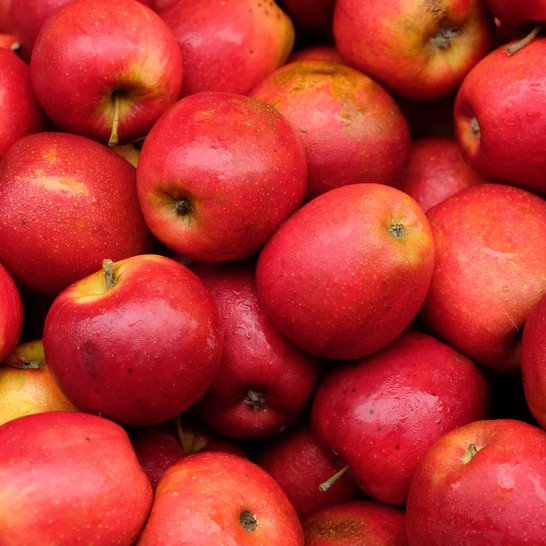
#> input picture data/apples.jpg, 546 x 546 px
$ python average_patches.py --patch1 ../data/apples.jpg --patch2 ../data/dog.jpg
#> lines starting #> are read from the running program, lines starting #| are printed output that depends on the picture
import argparse
from PIL import Image
import numpy as np

def average_patches(patch1_path, patch2_path, output_path):
#> called with patch1_path = '../data/apples.jpg', patch2_path = '../data/dog.jpg', output_path = 'fused_patch.png'
    print(f"Loading Patch 1: {patch1_path}")
    img1 = Image.open(patch1_path).convert('RGB')
#> img1 is the input picture: PIL image 546x546 RGB; mean R, G, B 185.1, 51.1, 46.2

    print(f"Loading Patch 2: {patch2_path}")
    img2 = Image.open(patch2_path).convert('RGB')
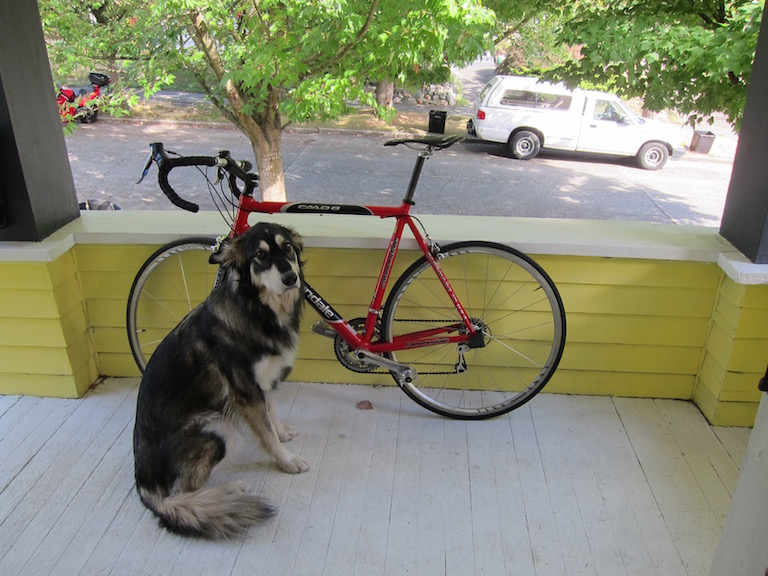
#> input picture data/dog.jpg, 768 x 576 px
#> img2 is the input picture: PIL image 768x576 RGB; mean R, G, B 134.4, 135.7, 114.1

    # Ensure both patches are the same size
    if img1.size != img2.size:
        print(f"Sizes do not match. Resizing patch 2 ({img2.size}) to match patch 1 ({img1.size}).")
#| Sizes do not match. Resizing patch 2 ((768, 576)) to match patch 1 ((546, 546)).
        img2 = img2.resize(img1.size, Image.BILINEAR)
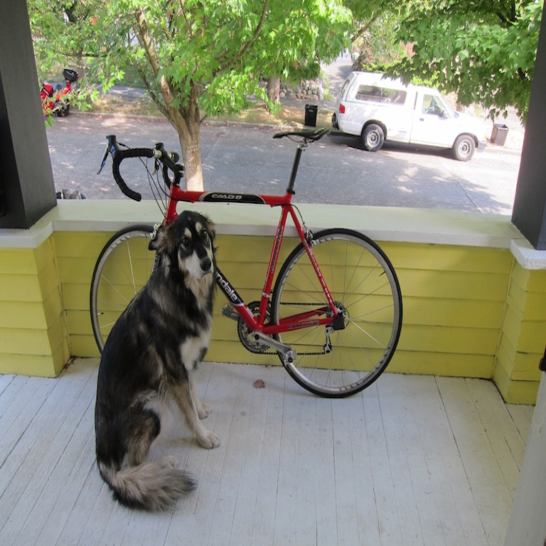
#> img2: PIL image 546x546 RGB; mean R, G, B 134.5, 135.7, 114.1

    # Convert to numpy arrays
    arr1 = np.array(img1, dtype=np.float32)
    arr2 = np.array(img2, dtype=np.float32)

    # Pixel-wise averaging (0.5 * P1 + 0.5 * P2)
    print("Performing pixel-wise averaging (0.5 * P1 + 0.5 * P2)...")
    avg_arr = (0.5 * arr1 + 0.5 * arr2).clip(0, 255).astype(np.uint8)
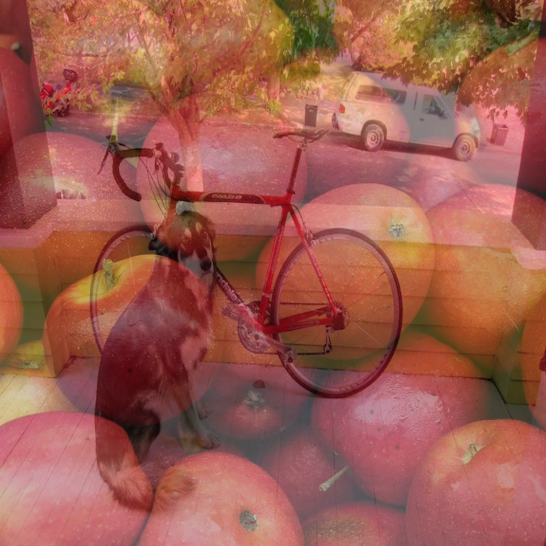
#> avg_arr: shape (546, 546, 3); mean R, G, B 159.5, 93.1, 79.9

    # Save the output
    avg_img = Image.fromarray(avg_arr)
    avg_img.save(output_path)
    print(f"Successfully saved fused patch to {output_path}")

if __name__ == "__main__":
    parser = argparse.ArgumentParser(description="Fuse two adversarial patches by averaging their pixels.")
    parser.add_argument("--patch1", type=str, required=True, help="Path to the first patch image.")
    parser.add_argument("--patch2", type=str, required=True, help="Path to the second patch image.")
    parser.add_argument("--output", type=str, default="fused_patch.png", help="Path to save the fused patch.")

    args = parser.parse_args()
    average_patches(args.patch1, args.patch2, args.output)

# python tools/average_patches.py --patch1 patches/patch_NN_response/tba_yolov5x.png --patch2 patches/patch_NN_response/tba_faster_rcnn.png --output patches/patch_NN_response/tba_yolov5x_faster_rcnn.png
